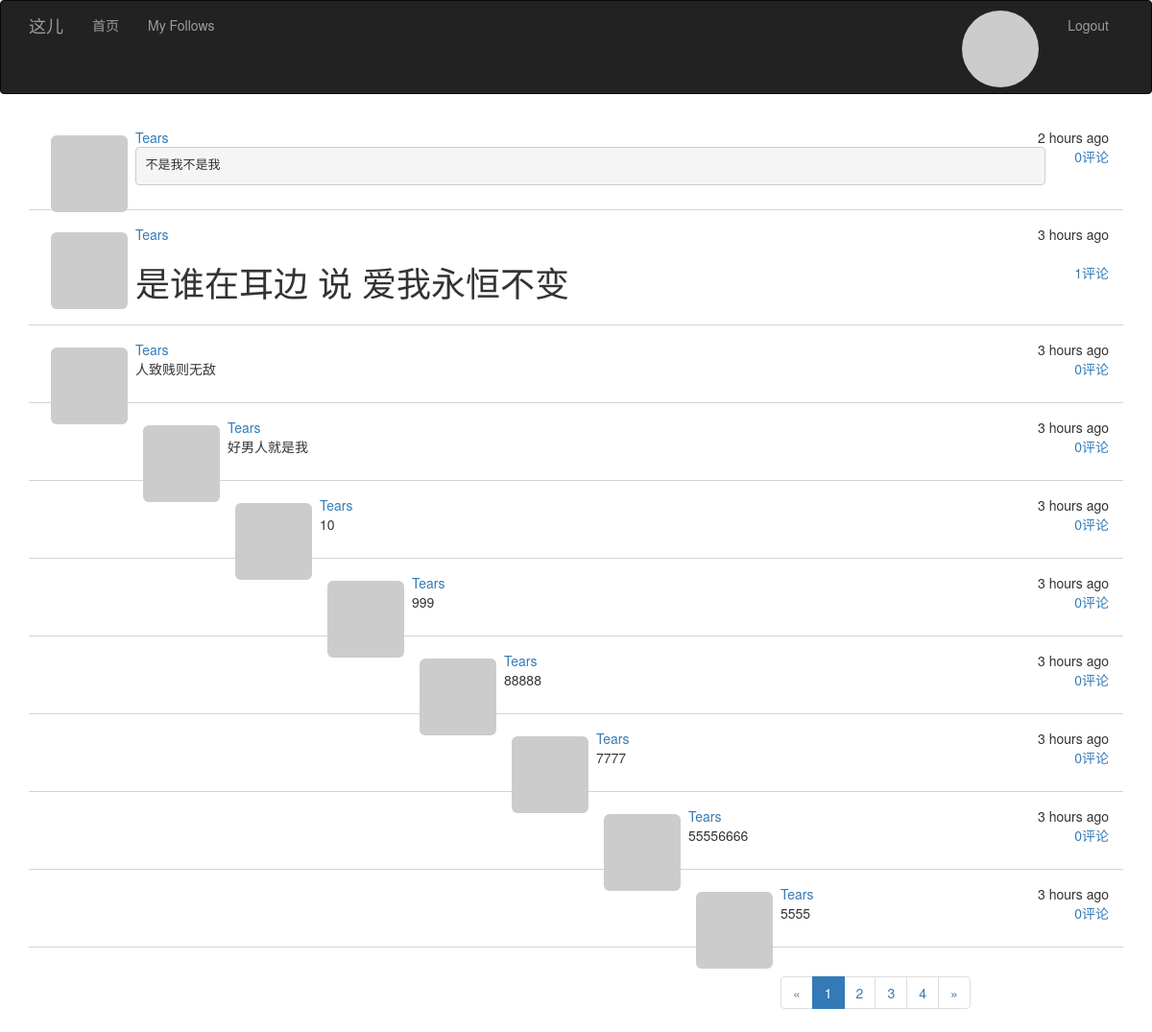
Screenshot of /followed_post (signed in) with the database file from the repository.
### app/models.py (models this page shows, shortened)
class Post(db.Model):
    __tablename__ = 'posts'
    id = db.Column(db.Integer, primary_key=True)
    body = db.Column(db.Text)
    body_html = db.Column(db.Text)
    timestamp = db.Column(db.DateTime, index=True, default=datetime.utcnow)
    author_id = db.Column(db.Integer, db.ForeignKey('users.id'))
    post_type = db.Column(db.Integer, default=PostType.POST)
    parent_post_id = db.Column(db.Integer, db.ForeignKey('posts.id'))
    disabled = db.Column(db.Boolean, default=True)
    comments = db.relationship('Post', foreign_keys=[parent_post_id],
                               backref=db.backref('parent_post',
                                                  lazy='joined', remote_side=[id]),
                               cascade='all,delete-orphan',
                               lazy='dynamic'
                               )

class User(UserMixin, db.Model):
    __tablename__ = 'users'
    id = db.Column(db.Integer, primary_key=True)
    email = db.Column(db.String(64), unique=True, index=True)
    username = db.Column(db.String(64), unique=True, index=True)
    password_hash = db.Column(db.String(128))
    confirmed = db.Column(db.Boolean, default=False)
    role_id = db.Column(db.Integer, db.ForeignKey('roles.id'))
    posts = db.relationship('Post', backref='author', lazy='dynamic')
    location = db.Column(db.String(64))
    about_me = db.Column(db.Text())
    member_since = db.Column(db.DateTime(), default=datetime.utcnow)
    last_seen = db.Column(db.DateTime(), default=datetime.utcnow)
    avatar = db.Column(db.String(128))
    followed = db.relationship('Follow', foreign_keys=[Follow.follower_id],
                               backref=db.backref('follower', lazy='joined'),
                               lazy='dynamic', cascade='all, delete-orphan')
    followers = db.relationship('Follow', foreign_keys=[Follow.followed_id],
                                backref=db.backref('followed', lazy='joined'),
                                lazy='dynamic', cascade='all, delete-orphan')
    @property
    def followed_posts(self):
        return Post.query.join(Follow, Follow.followed_id == Post.author_id) \
            .filter(Follow.follower_id == self.id)
    def getAvatar(self, size=100, default='identicon', rating='g'):
        if request.is_secure:
            url = "https://secure.gravatar.com/avatar"
        else:
            url = 'http://www.gravatar.com/avatar'
        hash = self.avatar or self.cemail
        return '{url}/{hash}?s={size}&d={default}&r={rating}'.format(
            url=url, hash=hash, default=default, rating=rating, size=size)
    @property
    def cemail(self):
        """
        返回同email
        @return:
        @rtype:
        """
        return self.email
    @property
    def password(self):
        raise AttributeError('password is not readable attribute')

### app/main/views.py (the view)
@main.route('/followed_post')
@login_required
def followed_posts():
    user = current_user
    page = request.args.get('page', 1, type=int)
    pagination = user.followed_posts.order_by(Post.timestamp.desc()) \
        .paginate(page, per_page=current_app.config['POSTS_PER_PAGE'], error_out=False)
    posts = pagination.items
    return render_template('followed_posts.html', endpoint='.followed_posts', user=user, pagination=pagination,
                           posts=posts)

### app/main/__init__.py (called while the page is built)
@main.app_context_processor
def inject_permissions():
    return dict(Permission=Permission)

### app/models.py (called while the page is built)
@login_manager.user_loader
def load_user(user_id):
    return User.query.get(int(user_id))

### app/templates/followed_posts.html (shortened to what this page needs)
{% extends "bootstrap_base.html" %}
{% import "bootstrap/wtf.html" as wtf %}
{% import "message.html" as message %}
{% block head %}{{ super() }}
{% endblock %}
{% block content %}
<div class="container">
    {% include '_posts.html' %}
    {% import '_posts.html' as posts%}
    {{posts.pagination_widget(pagination,endpoint)}}
</div>
{% endblock %}

### app/templates/_posts.html
<ul class="posts">
    {% for post in posts %}
    {% if post and post.author %}
    <li>
        <div class="post-thumbnail">
            <a href="{{url_for('.user',id=post.author.id)}}">
                <img src="{{ post.author.getAvatar(size=40) }}"
                     class="img-rounded profile-thumbnail"/></a>
        </div>
        <div class="post-date">{{ moment(post.timestamp).fromNow()}}</div>
        <div class="post-author"><a href="{{url_for('.user',id=post.author.id)}}">
            {{ post.author.username}}</a></div>
        <div class="post-body">
            <span class="pull-right" style="margin-left:30px"><a href="{{url_for('.post',id=post.id)}}">{{post.comments.count()}}评论</a></span>
            {% if post.body_html %}
            {{ post.body_html| safe}}
            {% else %}
            {{ post.body }}
            {% endif %}
        </div>
    </li>
    {% endif %}
    {% endfor %}
</ul>
{% macro pagination_widget(pagination,endpoint) %}
<nav aria-label="Page navigation">
    <ul class="pagination">
        <li {% if not pagination.has_prev %} class="disabled" {% endif%}>
            <a href="{% if pagination.has_prev %}{{url_for(endpoint,page=pagination.page-1,**kwargs)}}
             {%else%}#{% endif%}" aria-label="Previous">
                <span aria-hidden="true">&laquo;</span>
            </a>
        </li>
        {% for p in pagination.iter_pages()%}
        {%if p == pagination.page %}
        <li class="active"><a href="{{url_for(endpoint,page=p,**kwargs)}}">{{p}}</a>
        </li>
        {% elif p %}
        <li><a href="{{url_for(endpoint,page=p,**kwargs)}}">{{p}}</a>
        </li>
        {% else %}
        <li class="disabled"><a href="{{url_for(endpoint,page=p,**kwargs)}}">...</a>
        </li>
        {% endif%}
        {% endfor %}
        <li {% if not pagination.has_next %} class="disabled" {% endif%}>
            <a href="{% if pagination.has_next %}{{url_for(endpoint,page=pagination.page+1,**kwargs)}}
             {%else%}#{% endif%}" aria-label="Next">
                <span aria-hidden="true">&raquo;</span>
            </a>
        </li>
    </ul>
</nav>
{% endmacro %}

### app/static/style.css (style rules this page uses)
* { -webkit-font-smoothing: antialiased; }
ul.posts { padding:0px; font-family:Gibson,Helvetica Neue,HelveticaNeue,Helvetica,Arial,sans-serif; }
ul.posts li , ul.follows li, ul.comments li { list-style-type:none; padding:15px; border-bottom:1px lightgray solid; }
ul> li> .post-date { float:right; }
ul> li >.post-thumbnail { float:left; padding:8px }

### rows the page displays
Post: timestamp "2 hours ago", author.username "Tears", comments.count "0", body_html "不是我不是我"
Post: timestamp "3 hours ago", author.username "Tears", comments.count "1", body_html "是谁在耳边 说 爱我永恒不变"
Post: timestamp "3 hours ago", author.username "Tears", comments.count "0", body_html "人致贱则无敌"
Post: timestamp "3 hours ago", author.username "Tears", comments.count "0", body_html "好男人就是我"
Post: timestamp "3 hours ago", author.username "Tears", comments.count "0", body_html "10"
Post: timestamp "3 hours ago", author.username "Tears", comments.count "0", body_html "999"
Post: timestamp "3 hours ago", author.username "Tears", comments.count "0", body_html "88888"
Post: timestamp "3 hours ago", author.username "Tears", comments.count "0", body_html "7777"
Post: timestamp "3 hours ago", author.username "Tears", comments.count "0", body_html "55556666"
Post: timestamp "3 hours ago", author.username "Tears", comments.count "0", body_html "5555"

### other values shown
{{ p }} "1"
{{ p }} "2" "3" "4"
